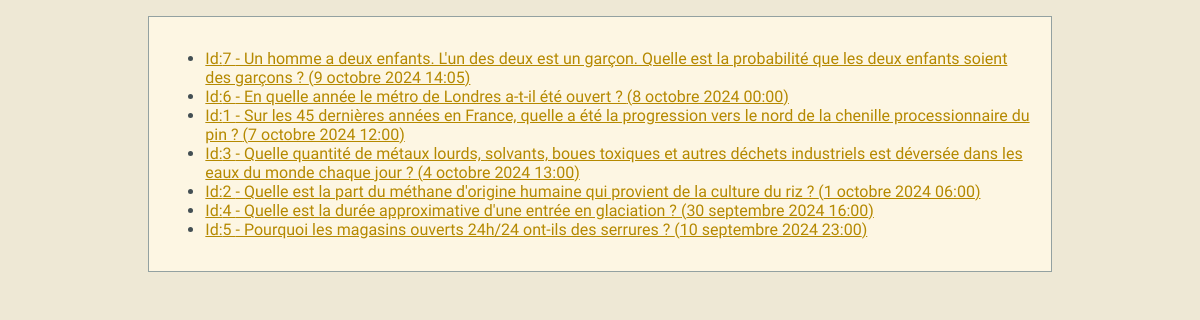
Page /polls/all/ on the earlier database version.
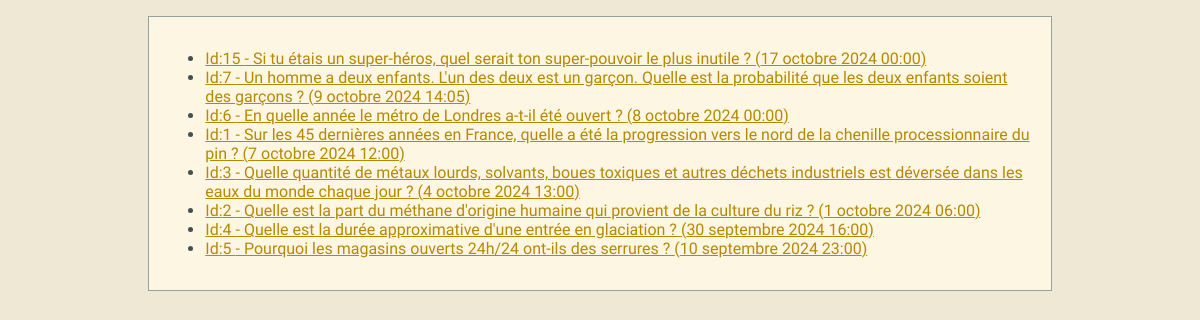
Same page on the later database version.
### polls/models.py (models this page shows, shortened)
class Question(models.Model):
    question_text = models.CharField(max_length=200)
    pub_date = models.DateTimeField('date published')

### polls/views.py (the view)
# urls.py: path('all/', views.all_questions_by_pub_date, name='all'),
def all_questions_by_pub_date(request):
    latest_question_list = Question.objects.order_by("-pub_date")
    context = {"latest_question_list": latest_question_list}
    return render(request, "polls/all.html", context)

### polls/templates/polls/all.html
{% extends "polls/base.html" %}
{% block content %}
{% if latest_question_list %}
    <ul>
    {% for question in latest_question_list %}
        <li> <a href="{% url 'polls:frequency' question.id %}">Id:{{ question.id }} - {{ question.question_text }} ({{ question.pub_date }})</a></li>
    {% endfor %}
    </ul>
{% else %}
    <p>No polls are available.</p>
{% endif %}
{% endblock %}

### polls/templates/polls/base.html (shortened to what this page needs)
<!DOCTYPE html>
{% load static %}
<html lang="fr">
<head>
    <link rel="stylesheet" href="{% static 'polls/style.css' %}">
</head>
<body>
{% block content %}
{% endblock %}
</body>
</html>

### polls/static/polls/style.css (style rules this page uses)
html { font-family: sans-serif; -webkit-text-size-adjust: 100%; -ms-text-size-adjust: 100%; }
body { margin: 0; }
html { font-family: "PT Sans", sans-serif; }
html { background-color: #eee8d5; color: #434f53; margin: 1em; }
body { background-color: #fdf6e3; margin: 0 auto; max-width: 23cm; border: 1pt solid #93a1a1; padding: 1em; }
a { color: #b58900; }

Differences in the rows shown:
added Question: id "15", question_text "Si tu étais un super-héros, quel serait ton super-pouvoir le plus inutile ?", pub_date "17 octobre 2024 00:00"
